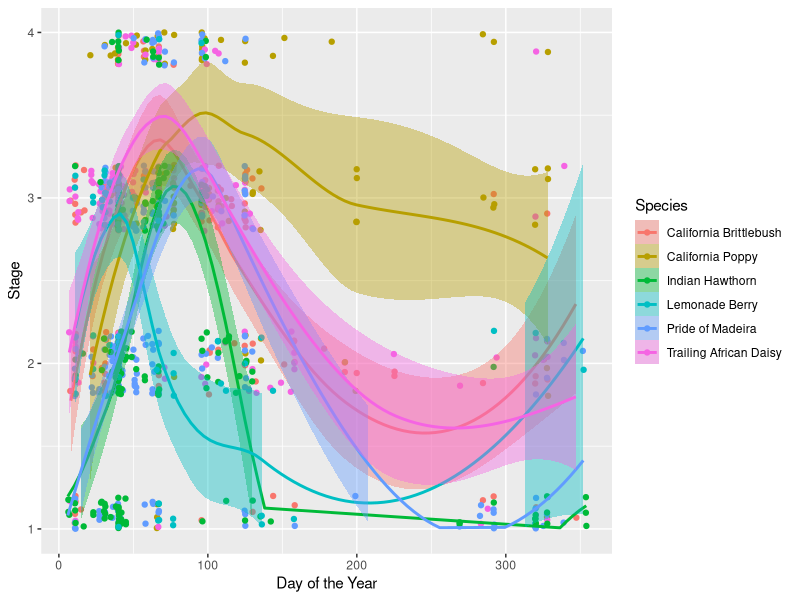
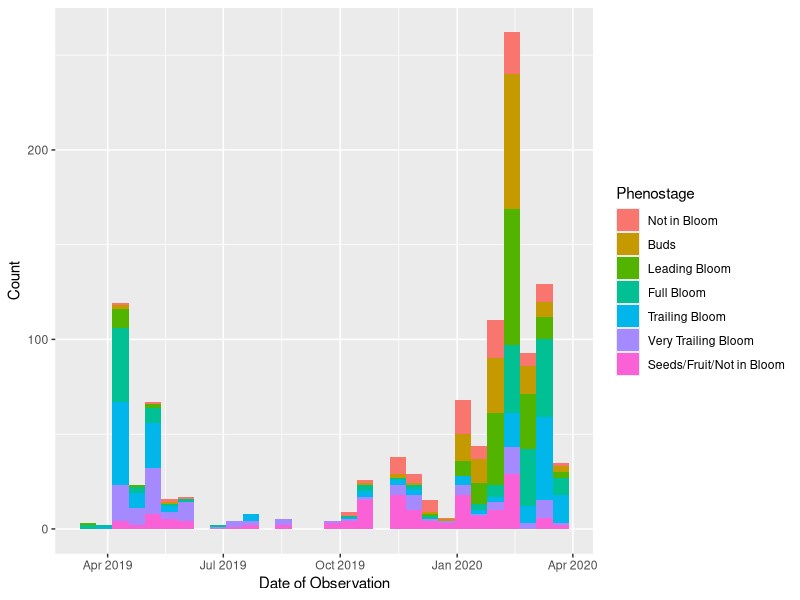
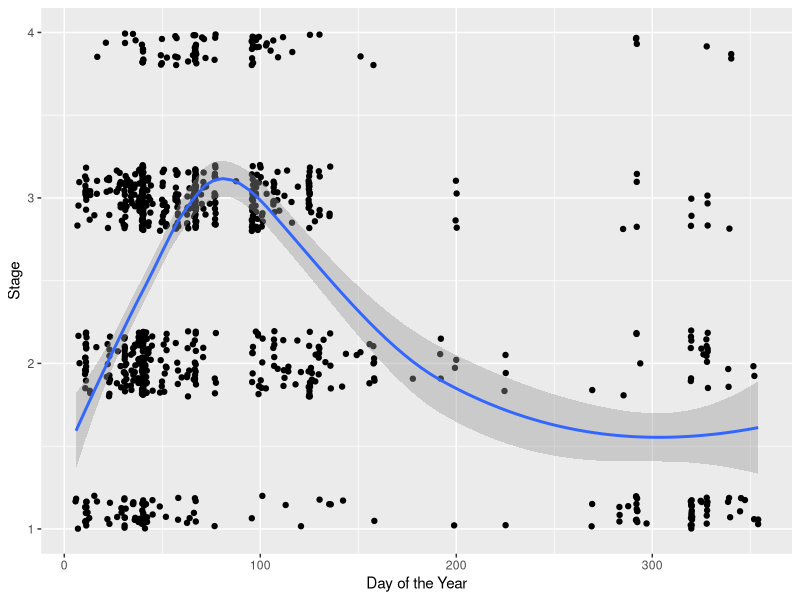
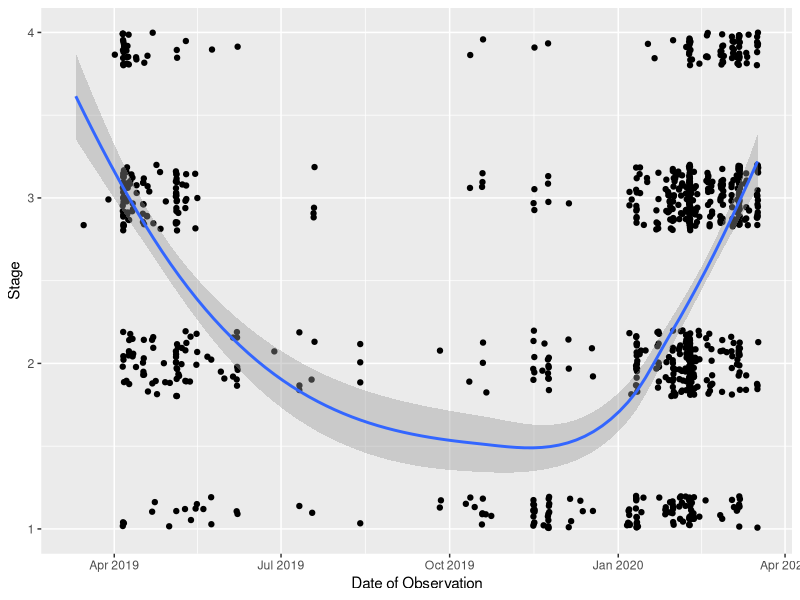

Recreate these plots in R, in order.
library(circular)
library(knitr)
library(ggplot2)
library(lubridate)
library(dplyr)
library(zoo)

Phenostages<-read.csv("Species with Phenostage.csv")
Phenostages$day<-as.Date(Phenostages$Date, "%m/%d/%y")
Phenostages$doy<- yday(Phenostages$day)
Phenostages$doy.a <- (Phenostages$doy*360)/365

Phenostages$parabola<- Phenostages$Phenostage
Phenostages$parabola<-as.character(Phenostages$parabola)
Phenostages$parabola[Phenostages$parabola=="7"] <- "1"
Phenostages$parabola[Phenostages$parabola=="6"]<-"2"
Phenostages$parabola[Phenostages$parabola=="5"]<-"3"
Phenostages$parabola<- as.numeric(Phenostages$parabola)


Phenostages_plot <- ggplot(Phenostages, aes(x=doy, y=parabola, color=Species, fill=Species)) +
  geom_jitter(height = .2) +
  geom_smooth(method="loess")
Phenostages_plot +
  xlab("Day of the Year") +
  ylab("Stage")+
  ylim(1,4)

#SOMETHING IS WRONG HERE # unless is it true for focal speices, did the observations of focal go way up at the end of the project?
Phenostages$Phenostage <- as.factor(Phenostages$Phenostage)
hist1_pheno<-ggplot(data=Phenostages, aes(x=day, fill=Phenostage)) +
  geom_histogram(position = "stack")
hist1_pheno+
  ylab("Count")+
  xlab("Date of Observation") +
  scale_fill_discrete(name="Phenostage",
                      breaks=c("1", "2", "3","4","5","6","7"),
                      labels=c("Not in Bloom", "Buds", 
                               "Leading Bloom", "Full Bloom",
                               "Trailing Bloom", "Very Trailing Bloom", "Seeds/Fruit/Not in Bloom"))
#day should be calculating for the date. Then why is all my observations showing in late march? we know the observations were strongest at the beginning of the project 


all_plot <- ggplot(Phenostages, aes(x=doy, y=parabola)) +
  geom_jitter(height = .2) +
  geom_smooth(method="loess")
all_plot +
  xlab("Day of the Year") +
  ylab("Stage") +ylim(1,4)
#woah now this is an interesting graph. Does the interpretation shift if view date of observation?
all_plot_day <- ggplot(Phenostages, aes(x=day, y=parabola)) +
  geom_jitter(height = .2) +
  geom_smooth(method="loess")
all_plot_day +
  xlab("Date of Observation") +
  ylab("Stage") +ylim(1,4)
# yes it does, shows summer is really hard time to get observations
